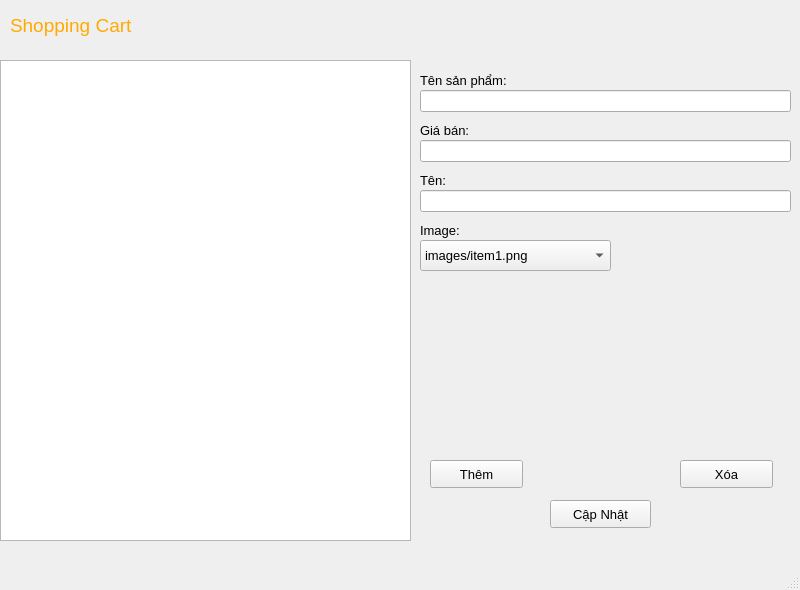
<?xml version="1.0" encoding="UTF-8"?>
<ui version="4.0">
 <class>MainWindow</class>
 <widget class="QMainWindow" name="MainWindow">
  <property name="geometry">
   <rect>
    <x>0</x>
    <y>0</y>
    <width>800</width>
    <height>590</height>
   </rect>
  </property>
  <property name="windowTitle">
   <string>MainWindow</string>
  </property>
  <widget class="QWidget" name="centralwidget">
   <widget class="QListWidget" name="listWidget">
    <property name="geometry">
     <rect>
      <x>0</x>
      <y>60</y>
      <width>411</width>
      <height>481</height>
     </rect>
    </property>
   </widget>
   <widget class="QWidget" name="widget" native="true">
    <property name="geometry">
     <rect>
      <x>0</x>
      <y>0</y>
      <width>791</width>
      <height>61</height>
     </rect>
    </property>
    <widget class="QLabel" name="label_main_name">
     <property name="geometry">
      <rect>
       <x>10</x>
       <y>10</y>
       <width>151</width>
       <height>31</height>
      </rect>
     </property>
     <property name="font">
      <font>
       <pointsize>14</pointsize>
      </font>
     </property>
     <property name="styleSheet">
      <string notr="true">color:rgb(255, 170, 0)</string>
     </property>
     <property name="text">
      <string>Shopping Cart</string>
     </property>
    </widget>
    <widget class="QPushButton" name="pushButton">
     <property name="geometry">
      <rect>
       <x>740</x>
       <y>17</y>
       <width>41</width>
       <height>31</height>
      </rect>
     </property>
     <property name="text">
      <string/>
     </property>
     <property name="icon">
      <iconset>
       <normaloff>../../PT04-APP/img/icons8-back-64.png</normaloff>../../PT04-APP/img/icons8-back-64.png</iconset>
     </property>
     <property name="iconSize">
      <size>
       <width>35</width>
       <height>35</height>
      </size>
     </property>
     <property name="flat">
      <bool>true</bool>
     </property>
    </widget>
   </widget>
   <widget class="QPushButton" name="pushButton_2">
    <property name="geometry">
     <rect>
      <x>430</x>
      <y>460</y>
      <width>93</width>
      <height>28</height>
     </rect>
    </property>
    <property name="font">
     <font>
      <pointsize>10</pointsize>
     </font>
    </property>
    <property name="text">
     <string>Thêm</string>
    </property>
   </widget>
   <widget class="QPushButton" name="pushButton_3">
    <property name="geometry">
     <rect>
      <x>550</x>
      <y>500</y>
      <width>101</width>
      <height>28</height>
     </rect>
    </property>
    <property name="font">
     <font>
      <pointsize>10</pointsize>
     </font>
    </property>
    <property name="text">
     <string>Cập Nhật</string>
    </property>
   </widget>
   <widget class="QPushButton" name="pushButton_4">
    <property name="geometry">
     <rect>
      <x>680</x>
      <y>460</y>
      <width>93</width>
      <height>28</height>
     </rect>
    </property>
    <property name="font">
     <font>
      <pointsize>10</pointsize>
     </font>
    </property>
    <property name="text">
     <string>Xóa</string>
    </property>
   </widget>
   <widget class="QLabel" name="label">
    <property name="geometry">
     <rect>
      <x>420</x>
      <y>70</y>
      <width>111</width>
      <height>21</height>
     </rect>
    </property>
    <property name="font">
     <font>
      <pointsize>10</pointsize>
     </font>
    </property>
    <property name="text">
     <string>Tên sản phẩm:</string>
    </property>
   </widget>
   <widget class="QLineEdit" name="lineEdit">
    <property name="geometry">
     <rect>
      <x>420</x>
      <y>90</y>
      <width>371</width>
      <height>22</height>
     </rect>
    </property>
   </widget>
   <widget class="QLineEdit" name="lineEdit_2">
    <property name="geometry">
     <rect>
      <x>420</x>
      <y>140</y>
      <width>371</width>
      <height>22</height>
     </rect>
    </property>
   </widget>
   <widget class="QLabel" name="label_2">
    <property name="geometry">
     <rect>
      <x>420</x>
      <y>120</y>
      <width>111</width>
      <height>21</height>
     </rect>
    </property>
    <property name="font">
     <font>
      <pointsize>10</pointsize>
     </font>
    </property>
    <property name="text">
     <string>Giá bán:</string>
    </property>
   </widget>
   <widget class="QLineEdit" name="lineEdit_3">
    <property name="geometry">
     <rect>
      <x>420</x>
      <y>190</y>
      <width>371</width>
      <height>22</height>
     </rect>
    </property>
   </widget>
   <widget class="QLabel" name="label_3">
    <property name="geometry">
     <rect>
      <x>420</x>
      <y>170</y>
      <width>111</width>
      <height>21</height>
     </rect>
    </property>
    <property name="font">
     <font>
      <pointsize>10</pointsize>
     </font>
    </property>
    <property name="text">
     <string>Tên:</string>
    </property>
   </widget>
   <widget class="QLabel" name="label_4">
    <property name="geometry">
     <rect>
      <x>420</x>
      <y>220</y>
      <width>111</width>
      <height>21</height>
     </rect>
    </property>
    <property name="font">
     <font>
      <pointsize>10</pointsize>
     </font>
    </property>
    <property name="text">
     <string>Image:</string>
    </property>
   </widget>
   <widget class="QComboBox" name="comboBox">
    <property name="geometry">
     <rect>
      <x>420</x>
      <y>240</y>
      <width>191</width>
      <height>31</height>
     </rect>
    </property>
    <property name="font">
     <font>
      <pointsize>10</pointsize>
     </font>
    </property>
    <item>
     <property name="text">
      <string>images/item1.png</string>
     </property>
    </item>
    <item>
     <property name="text">
      <string>images/item2.png</string>
     </property>
    </item>
    <item>
     <property name="text">
      <string>images/item3.png</string>
     </property>
    </item>
   </widget>
  </widget>
  <widget class="QMenuBar" name="menubar">
   <property name="geometry">
    <rect>
     <x>0</x>
     <y>0</y>
     <width>800</width>
     <height>26</height>
    </rect>
   </property>
  </widget>
  <widget class="QStatusBar" name="statusbar"/>
 </widget>
 <resources/>
 <connections/>
</ui>
